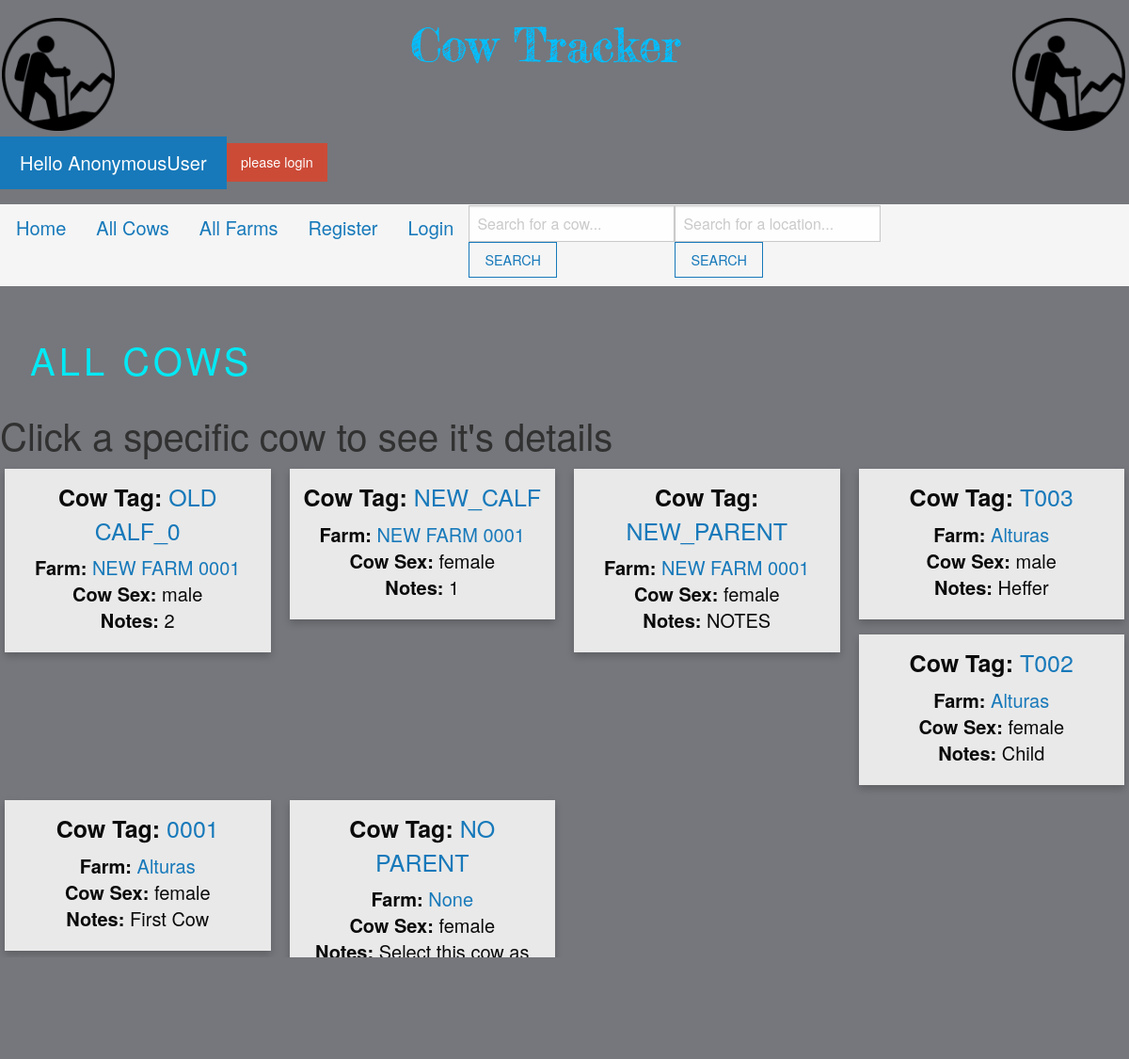
Page /cows/all-cows/ on the earlier database version.
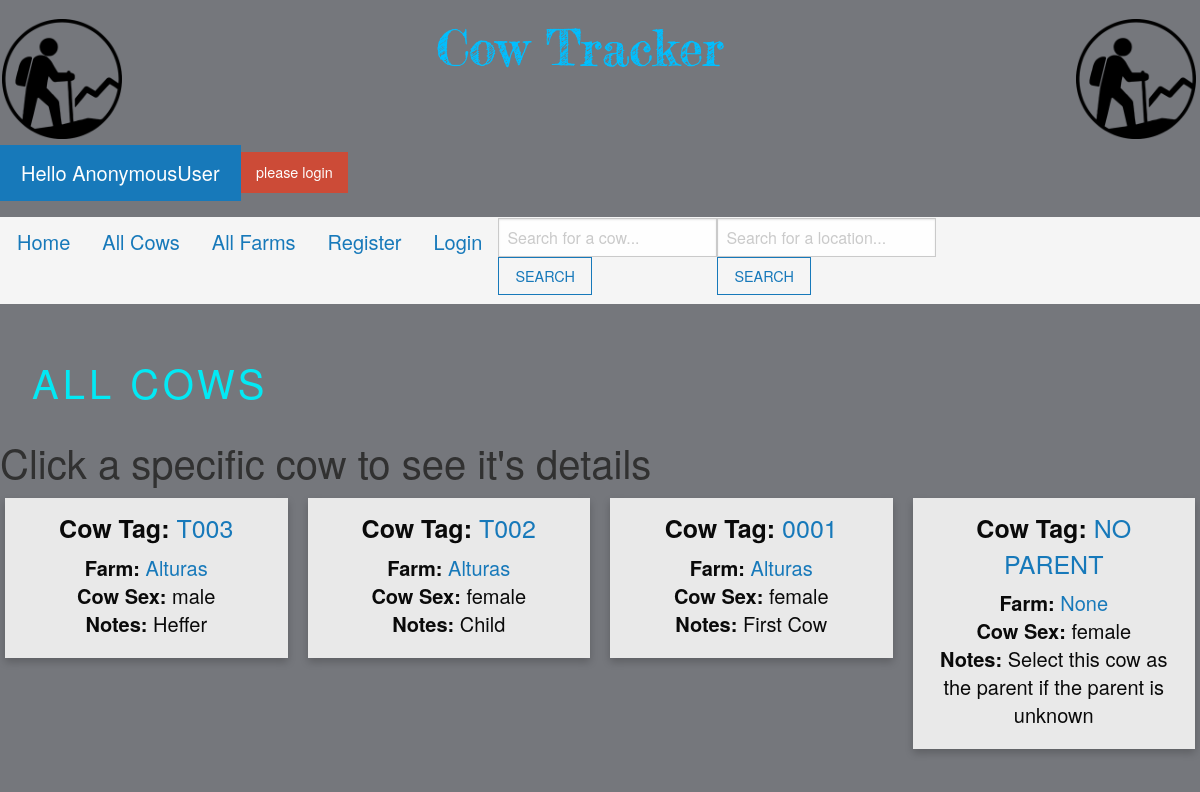
Same page on the later database version.
### myapp/models.py (models this page shows, shortened)
class Cow(models.Model):
 cow_tag = models.CharField(max_length = 30)
 cow_sex = models.CharField(max_length=6, choices=(('male','MALE'), ('female', "FEMALE")), default='female')
 cow_vaccinations = models.CharField(max_length = 30, blank=True)
 cow_location = models.ForeignKey(FarmLocations, blank=True, null=True, on_delete=models.CASCADE)
 cow_notes = models.CharField(max_length = 200, blank=True)
 cow_PARENT = models.ForeignKey('self', on_delete=models.CASCADE, related_name='children')

class FarmLocations(models.Model):
 location_name = models.CharField('Location Name', max_length=50)
 location_description = models.CharField(max_length=200, blank=True)
 def __str__(self):
    return self.location_name

### myapp/views.py (the view)
# urls.py: path('cows/all-cows/', views.all_cows, name = "cows"),
def all_cows(request):
  cow_list = Cow.objects.all()
  context={
    "title":"All Cows",
    "cow_list":cow_list
  }
  return render(request, "all_cows.html", context)

### myapp/templates/all_cows.html (shortened to what this page needs)
{% extends "base.html" %}
{% load static %}
{% block body %}
 <div >
    <div class="footer-box">
        <form>
          <a style = "margin-left: 1vw;" >
            ALL COWS
          </a>
        </form>
      </div>
  <h2 style="color:rgb(49, 49, 49)">Click a specific cow to see it's details</h2>
  <div class="row">
  {% for cow in cow_list reversed %}
  <div class ="column">
  <div class = "card">
    <div class = "card-body">
      <h4><strong>Cow Tag: </strong>  <a href = "{% url 'single-cow' cow.id %}">{{ cow.cow_tag }}</a></h4>
      <h5 class = "card-title">
              <strong>Farm:</strong> <a href = /single_farm/{{ cow.cow_location.id }}>{{ cow.cow_location }}</a>
              <br/>
              <strong>Cow Sex: </strong> {{ cow.cow_sex }}
              <br/>
              <strong>Notes:</strong> {{ cow.cow_notes }}
              <br/>
        </div>
        </div>
  </div>
  {% endfor %}
</div>
{% endblock %}

Differences in the rows shown:
removed Cow: cow_tag "OLD CALF_0", cow_location "NEW FARM 0001", cow_sex "male", cow_notes "2"
removed Cow: cow_tag "NEW_CALF", cow_location "NEW FARM 0001", cow_sex "female", cow_notes "1"
removed Cow: cow_tag "NEW_PARENT", cow_location "NEW FARM 0001", cow_sex "female", cow_notes "NOTES"
